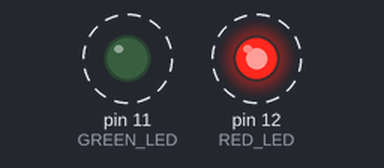
This sketch was run on a simulated Arduino Uno, built with avr-gcc and run on an emulated ATmega328P. Shown: output pins drawn as LEDs (lit = HIGH). Dashed ring = blinking.

Above: at 0.5 s.
Timing chart, 0 to 4.6 s (numbered marks = the images above):
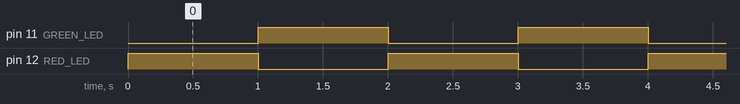

The sketch:

Story_2.ino
```cpp
// C++ code
//
const int RED_LED = 12;
const int GREEN_LED = 11;
void setup()
{
  pinMode(RED_LED, OUTPUT);
  pinMode(GREEN_LED,OUTPUT);
}

void loop()
{
  digitalWrite(RED_LED, HIGH);
  digitalWrite(GREEN_LED, LOW);
  delay(1000); // Wait for 1000 millisecond(s)

  digitalWrite(RED_LED, LOW);
  digitalWrite(GREEN_LED, HIGH);
  delay(1000); // Wait for 1000 millisecond(s)
}
```

Measured:
- by itself, pin 11 (GREEN_LED), pin 12 (RED_LED): alternates HIGH for 1.0 s and LOW for 1.0 s
